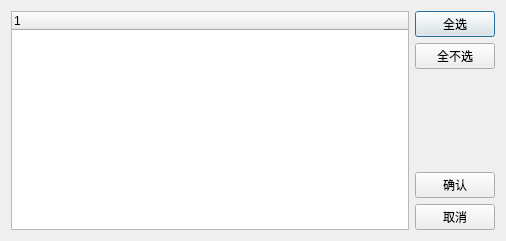
<?xml version="1.0" encoding="UTF-8"?>
<ui version="4.0">
 <class>AlarmManagement</class>
 <widget class="QDialog" name="AlarmManagement">
  <property name="geometry">
   <rect>
    <x>0</x>
    <y>0</y>
    <width>506</width>
    <height>241</height>
   </rect>
  </property>
  <property name="minimumSize">
   <size>
    <width>0</width>
    <height>0</height>
   </size>
  </property>
  <property name="windowTitle">
   <string>Dialog</string>
  </property>
  <layout class="QHBoxLayout" name="horizontalLayout">
   <item>
    <widget class="QTreeWidget" name="treeWidget">
     <property name="minimumSize">
      <size>
       <width>0</width>
       <height>120</height>
      </size>
     </property>
     <column>
      <property name="text">
       <string notr="true">1</string>
      </property>
     </column>
    </widget>
   </item>
   <item>
    <layout class="QVBoxLayout" name="verticalLayout">
     <item>
      <widget class="QPushButton" name="pushButton">
       <property name="text">
        <string>全选</string>
       </property>
      </widget>
     </item>
     <item>
      <widget class="QPushButton" name="pushButton_2">
       <property name="text">
        <string>全不选</string>
       </property>
      </widget>
     </item>
     <item>
      <spacer name="verticalSpacer">
       <property name="orientation">
        <enum>Qt::Vertical</enum>
       </property>
       <property name="sizeHint" stdset="0">
        <size>
         <width>20</width>
         <height>40</height>
        </size>
       </property>
      </spacer>
     </item>
     <item>
      <widget class="QPushButton" name="pushButton_3">
       <property name="text">
        <string>确认</string>
       </property>
      </widget>
     </item>
     <item>
      <widget class="QPushButton" name="pushButton_4">
       <property name="text">
        <string>取消</string>
       </property>
      </widget>
     </item>
    </layout>
   </item>
  </layout>
 </widget>
 <resources/>
 <connections/>
</ui>
